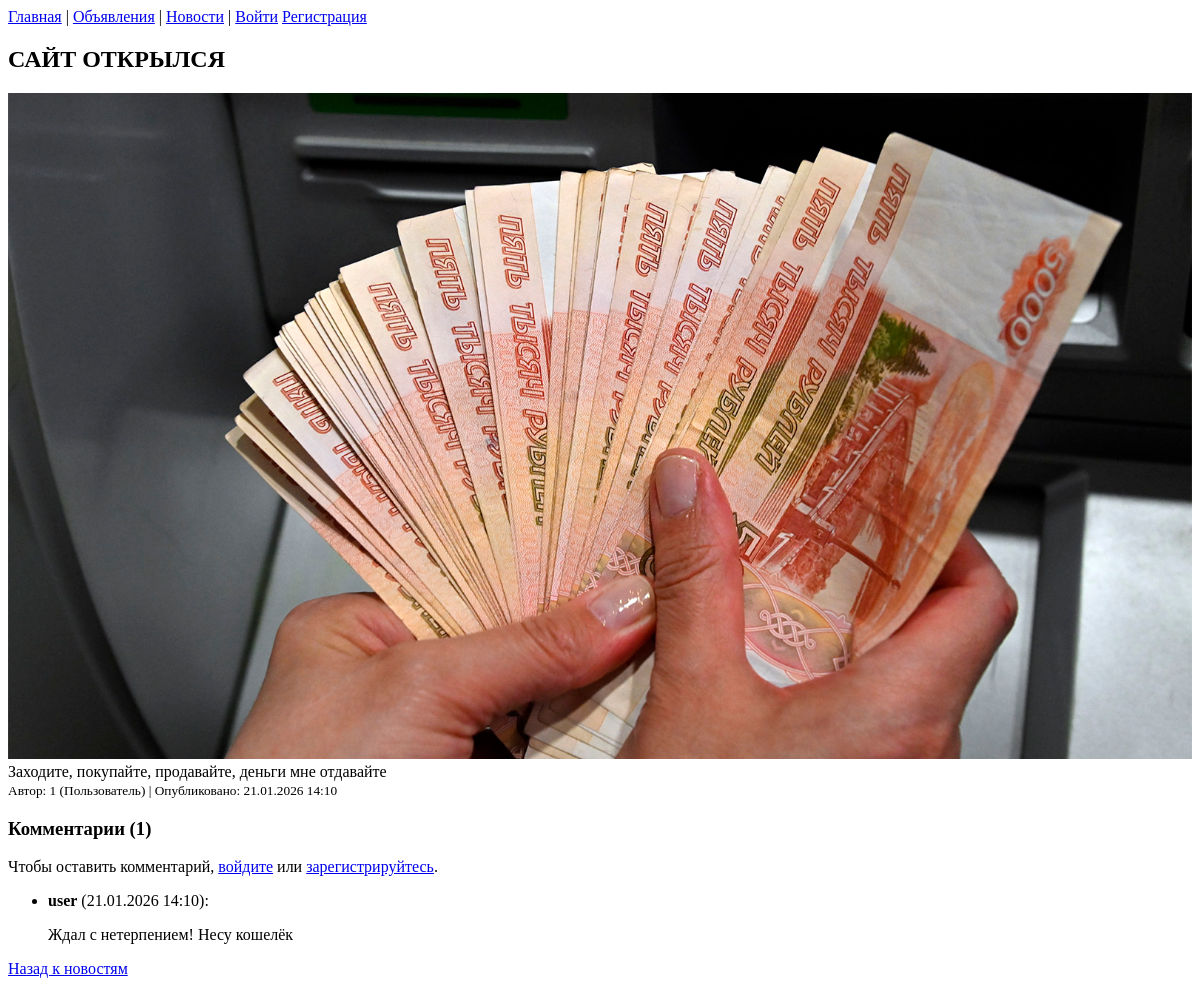
The page /news/1/ on the database as committed earlier.
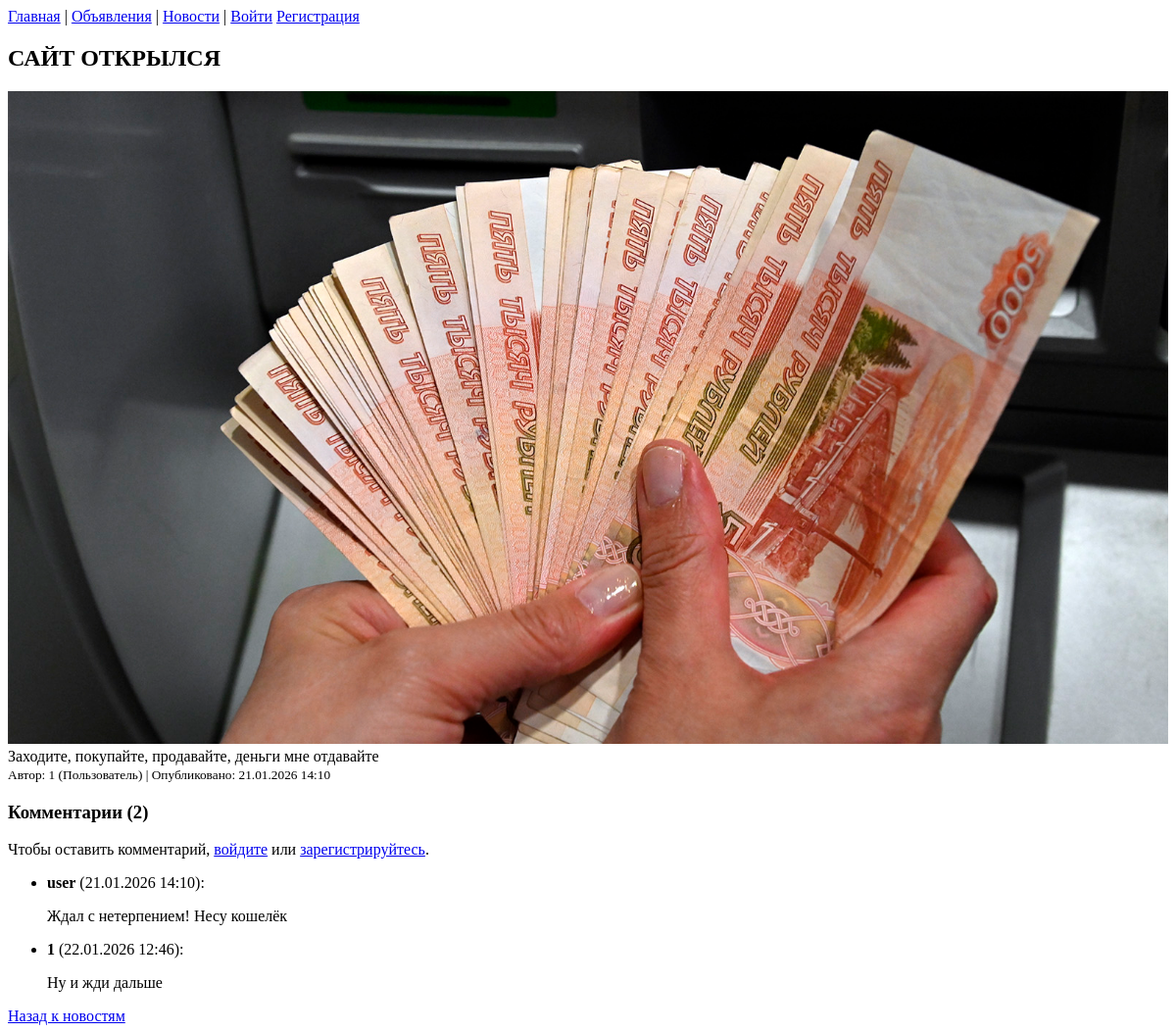
The same page on the database as committed later.
### carsite/models.py (models this page shows, shortened)
class News(models.Model):
    title = models.CharField(max_length=255, verbose_name=_('Заголовок'))
    content = models.TextField(verbose_name=_('Текст'))
    author = models.ForeignKey(User, on_delete=models.SET_NULL, null=True, verbose_name=_('Автор'))
    cover_image = models.ImageField(upload_to='news/', blank=True, verbose_name=_('Обложка'))
    published_at = models.DateTimeField(null=True, blank=True, verbose_name=_('Опубликовано'))
    created_at = models.DateTimeField(auto_now_add=True, verbose_name=_('Создано'))
    updated_at = models.DateTimeField(auto_now=True, verbose_name=_('Обновлено'))
    class Meta:
        verbose_name = _('Новость')
        verbose_name_plural = _('Новости')
        ordering = ['-published_at', '-created_at']

class Comment(models.Model):
    news = models.ForeignKey(News, related_name='comments', on_delete=models.CASCADE, verbose_name=_('Новость'))
    user = models.ForeignKey(User, on_delete=models.CASCADE, verbose_name=_('Автор'))
    text = models.TextField(verbose_name=_('Текст комментария'))
    created_at = models.DateTimeField(auto_now_add=True, verbose_name=_('Создан'))
    updated_at = models.DateTimeField(auto_now=True, verbose_name=_('Обновлён'))
    class Meta:
        verbose_name = _('Комментарий')
        verbose_name_plural = _('Комментарии')
        ordering = ['created_at']

class User(AbstractUser):
    ROLE_CHOICES = [
        ('user', _('Пользователь')),
        ('moderator', _('Модератор')),
    ]
    role = models.CharField(
        max_length=20,
        choices=ROLE_CHOICES,
        default='user',
        verbose_name=_('Роль')
    )
    class Meta:
        verbose_name = _('Пользователь')
        verbose_name_plural = _('Пользователи')
    def __str__(self):
        return f"{self.get_full_name() or self.username} ({self.get_role_display()})"

### carsite/views.py (the view)
# urls.py: path('news/<int:pk>/', views.NewsDetailView.as_view(), name='news_detail'),
class NewsDetailView(DetailView):
    model = News
    template_name = 'news_detail.html'
    context_object_name = 'news'
    def get_context_data(self, **kwargs):
        context = super().get_context_data(**kwargs)
        context['comments'] = self.object.comments.all().select_related('user')
        return context

### carsite/templates/news_detail.html (shortened to what this page needs)
{% extends 'base.html' %}
{% block content %}
<article>
    <h2>{{ news.title }}</h2>
    {% if news.cover_image %}
        <img src="{{ news.cover_image.url }}" alt="Обложка новости" style="max-width: 100%; height: auto;">
    {% endif %}
    <div>
        {{ news.content }}
    </div>
    <small>Автор: {{ news.author }} | Опубликовано: {{ news.published_at|date:"d.m.Y H:i" }}</small>
</article>
<section>
    <h3>Комментарии ({{ news.comments.count }})</h3>
    {% if user.is_authenticated %}
        <form method="post" action="{% url 'carsite:news_comment' news.id %}">
            {% csrf_token %}
            <label for="id_text">Ваш комментарий:</label>
            <textarea name="text" id="id_text" required></textarea>
            <button type="submit">Оставить комментарий</button>
        </form>
    {% else %}
        <p>Чтобы оставить комментарий, <a href="{% url 'carsite:login' %}">войдите</a> или <a href="{% url 'carsite:register' %}">зарегистрируйтесь</a>.</p>
    {% endif %}
    {% if news.comments %}
        <ul>
            {% for comment in news.comments.all %}
                <li>
                    <strong>{{ comment.user.username }}</strong> ({{ comment.created_at|date:"d.m.Y H:i" }}):
                    <p>{{ comment.text }}</p>
                </li>
            {% endfor %}
        </ul>
    {% else %}
        <p>Пока нет комментариев.</p>
    {% endif %}
</section>
<a href="{% url 'carsite:news_list' %}">Назад к новостям</a>
{% endblock %}

Rows that differ between the two databases and show on the page:
computed for News "САЙТ ОТКРЫЛСЯ": comments.count "1" → "2"
added Comment: user.username "1", created_at "22.01.2026 12:46", text "Ну и жди дальше"
